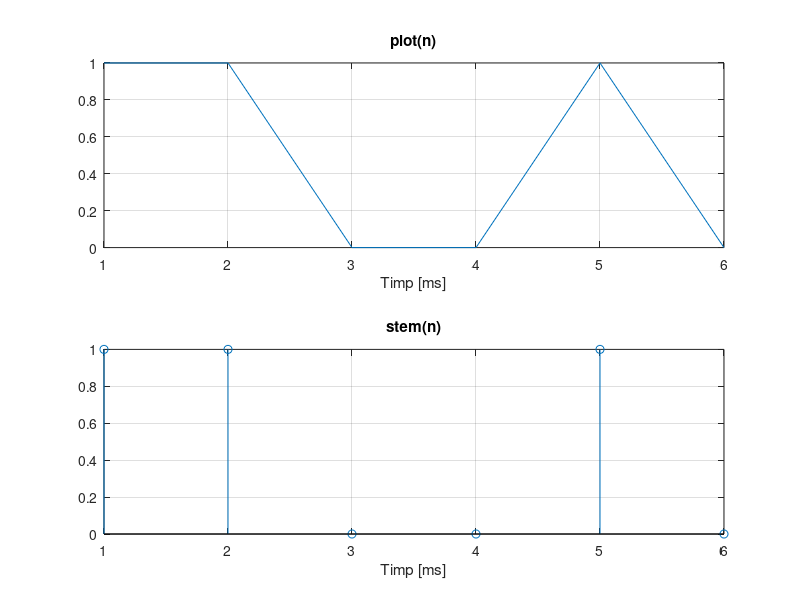

This chart was generated by the following MATLAB code:
% definesc N ca numarul de esantioane dat de perioada de bit inmultit cu
% frecventa de esantionare; N = 0.5 ms * 12 kHz
N = 0.5 * 12;

% creez un vector de size(n) cu valori random binare
n = randi([0 1],1,N);

% a. afisez semnalul continuu in timp absolut
subplot(2,1,1),plot(n),title('plot(n)'),xlabel('Timp [ms]'),grid

% b. afisez semnalul discret in functie de n
subplot(2,1,2),stem(n),title('stem(n)'),xlabel('Timp [ms]'),grid